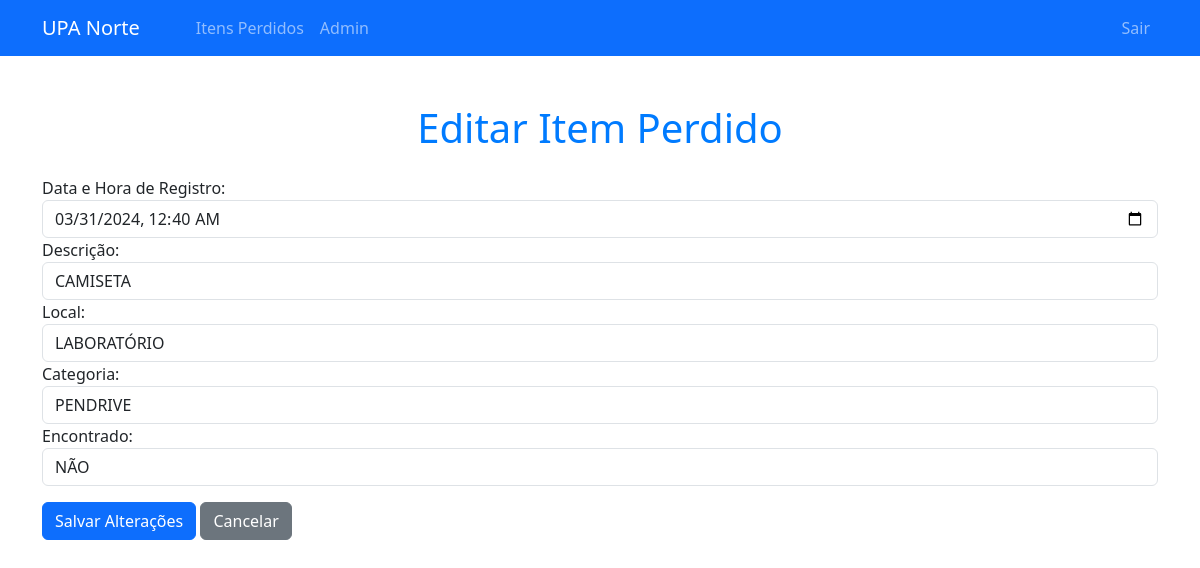
Page /itens_perdidos/editar_item_perdido/7 (signed in) on the earlier database version.
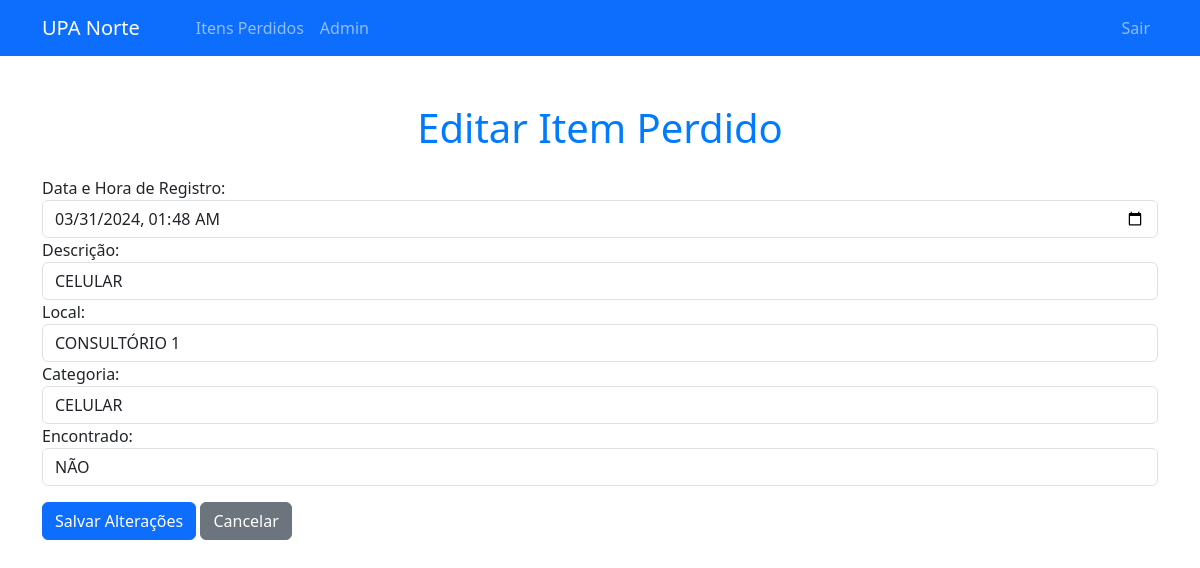
Same page on the later database version.
### app/models.py (models this page shows)
class ItemPerdido(db.Model):
    id = db.Column(db.Integer, primary_key=True)
    descricao = db.Column(db.String(200), nullable=False)
    local = db.Column(db.String(200), nullable=False)
    encontrado = db.Column(db.String(3), nullable=False)
    categoria = db.Column(db.String(200), nullable=False)
    data_registro = db.Column(db.DateTime, nullable=False)
    imagem = db.Column(db.String(200), nullable=False)
    recebedor = db.Column(db.String(200), nullable=True)
    entregador = db.Column(db.String(200), nullable=True)
    data_devolucao = db.Column(db.DateTime, nullable=True)

### app/itens_perdidos/routes.py (the view, shortened to what this page needs)
@itens_perdidos_routes.route('/itens_perdidos/editar_item_perdido/<int:id>', methods=['GET', 'POST'])
def editar_item_perdido(id):
    item_perdido = ItemPerdido.query.get_or_404(id)
    return render_template('editar_item_perdido.html', item_perdido=item_perdido)

### app/itens_perdidos/routes.py (called while the page is built)
def is_authenticated():
    return session.get('authenticated', False)

@itens_perdidos_routes.before_request
def require_login():
    if not is_authenticated() and request.endpoint and not request.endpoint.startswith('user.login'):
        return redirect(url_for('user.login'))

### app/templates/editar_item_perdido.html (shortened to what this page needs)
<!DOCTYPE html>
<html lang="pt-BR">
<head>
    <link href="https://cdn.jsdelivr.net/npm/bootstrap@5.3.3/dist/css/bootstrap.min.css" rel="stylesheet">
</head>
<body>
    {% include 'navbar.html' %}
    <div class="container mt-5">
        <h1 class="text-center mb-4" style="color: #007bff">Editar Item Perdido</h1>
        <form id="alterarForm" action="{{ url_for('itens_perdidos.editar_item_perdido', id=item_perdido.id) }}" method="POST" autocomplete="off">
            <div class="form-group">
                <label for="data_registro">Data e Hora de Registro:</label>
                <input type="datetime-local" id="data_registro" value="{{ item_perdido.data_registro }}" name="data_registro" class="form-control" required>
            </div>
            <div class="form-group">
                <label for="descricao">Descrição:</label>
                <input type="text" id="descricao" name="descricao" class="form-control" required value="{{ item_perdido.descricao }}" style="text-transform:uppercase">
            </div>
            <div class="form-group">
                <label for="local">Local:</label>
                <select id="local" name="local" class="form-control" required style="text-transform:uppercase">
                    <option value="{{ item_perdido.local }}">{{ item_perdido.local }}</option>
                </select>
            </div>
            <div class="form-group">
                <label for="categoria">Categoria:</label>
                <select id="categoria" name="categoria" class="form-control" required style="text-transform:uppercase">
                    <option value="{{ item_perdido.categoria }}">{{ item_perdido.categoria }}</option>
                </select>
            </div>
            <div class="form-group">
                <label for="encontrado">Encontrado:</label>
                <select id="encontrado" name="encontrado" class="form-control" required style="text-transform:uppercase">
                    <option value="Não">Não</option>
                </select>
            </div>
            <button type="submit" class="btn btn-primary mt-3">Salvar Alterações</button>
            <a href="{{ url_for('itens_perdidos.listar_itens_perdidos') }}" class="btn btn-secondary mt-3">Cancelar</a>
        </form>
    </div>
</body>
</html>

Differences in the rows shown:
changed ItemPerdido: data_registro "03/31/2024 00:40" → "03/31/2024 01:48"; descricao "CAMISETA" → "CELULAR"; local "LABORATÓRIO" → "CONSULTÓRIO 1"; categoria "PENDRIVE" → "CELULAR"
